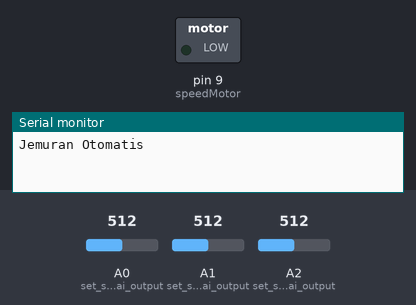
This sketch was run on a simulated Arduino Uno, built with avr-gcc and run on an emulated ATmega328P. Shown: switched loads named in the sketch (green lamp = pin HIGH), the last lines printed to the serial monitor. Inputs (shaded band) come from the test bench; at power-on: A0 (set_sebagai_output) = 512, A1 (set_sebagai_output) = 512, A2 (set_sebagai_output) = 512.

Above: at 0.1 s.
At 3.1 s:
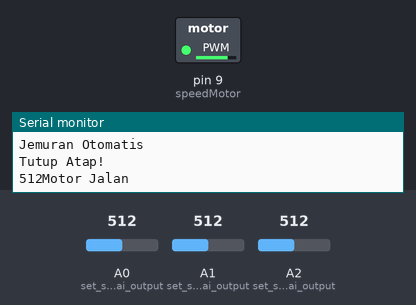
Timing chart, 0 to 8.3 s (numbered marks = the images above):
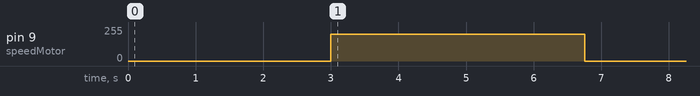

Measured:
- by itself, pin 9 (speedMotor): 0/255 → 200/255 at 3.0 s, → 0/255 3.8 s later

The sketch:

yt_mtr__chy__hjn.ino
```cpp
#include <Wire.h>

#define LIMIT_LDR 200 // nilai batas intensitas cahaya pada LDR
#define LIMIT_RAIN 850 // nilai batas air pada sensor
#define LIMIT_MOISTURE 1000 //nilai batas kadar air pada objek
#define LIMIT_MOTOR 75 // nilai batas waktu putaran motor
#define LIMIT_SPEED 200 // nilai kecepatan motor

byte hold1 = 0; // tahan putaran motor jemur
byte hold2 = 0; // tahan putaran motor balik
byte Stop = 0;

const byte en1 = 4;
const byte en2 = 5;
const byte speedMotor = 9;

void jemur();
void kembali();
void berhenti();

void setup()
{
  Serial.begin(9600);
  pinMode(A0, INPUT_PULLUP); // set sebagai output
  pinMode(A1, INPUT_PULLUP); // set sebagai output
  pinMode(A2, INPUT_PULLUP); // set sebagai output
  Serial.println("Jemuran Otomatis");
  delay(2000);
}

void loop()
{
  int s_ldr = analogRead(A0);
  int s_rain = analogRead(A1);
  int s_moisture = analogRead(A2);
 if ( s_ldr < LIMIT_LDR && s_rain > LIMIT_RAIN && s_moisture < LIMIT_MOISTURE){ // TERANG ATAU TIDAK HUJAN

    Serial.println("Buka Atap!");
     if ( hold1 == 0){
        Serial.println("Motor Jalan");
        jemur();
     }
     if ( Stop == 1){
        Serial.println("Motor Stop");
     }

  }
  if ( s_ldr > LIMIT_LDR || s_rain < LIMIT_RAIN || s_moisture >  LIMIT_MOISTURE){ // GELAP ATAU HUJAN
    Serial.println("Tutup Atap!");
    Serial.print(s_rain);
    delay(1000);
    if ( hold2 == 0){
        Serial.println("Motor Jalan");
        kembali();
     }
     if ( Stop == 1){
        Serial.println("Motor Stop");
     }
  }

  delay(250);

}


void jemur(){
  Stop = 0;
  for ( int i = 0; i < LIMIT_MOTOR; i++){
    analogWrite(speedMotor, LIMIT_SPEED);
    digitalWrite(en1, LOW);
    digitalWrite(en2, HIGH);
    delay(55);
    if ( i == LIMIT_MOTOR - 1){
      hold1 = 1;
      hold2 = 0;
      berhenti();
    }
  }
}

void kembali(){
  Stop = 0;
   for ( int i = 0; i < LIMIT_MOTOR; i++){
    analogWrite(speedMotor, LIMIT_SPEED);
    digitalWrite(en1, HIGH);
    digitalWrite(en2, LOW);
    delay(50);
     if ( i == LIMIT_MOTOR - 1){
      hold1 = 0;
      hold2 = 1;
      berhenti();
    }


  }
}

void berhenti(){
    analogWrite(speedMotor, 0);
    digitalWrite(en1, LOW);
    digitalWrite(en2, HIGH);
    Stop = 1;
    delay(100);
}
```
